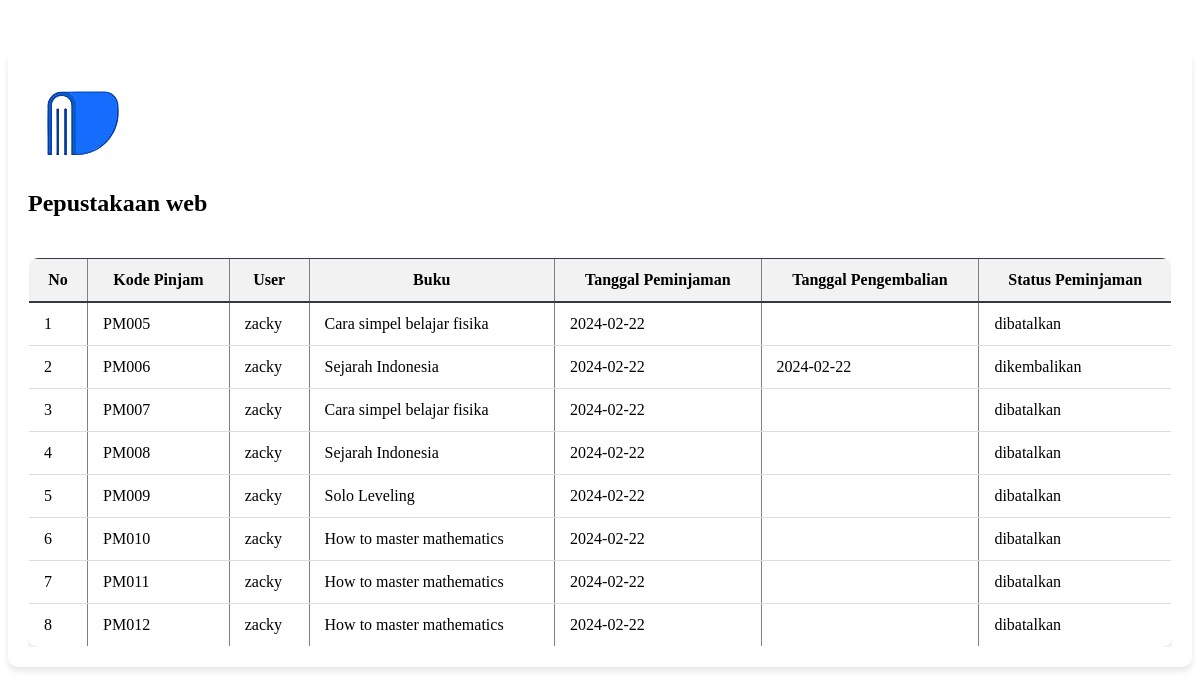
Page /generate_laporan.php on the committed database.
### tables this page shows
CREATE TABLE `t_peminjaman` (
  `peminjamanID` int(11) NOT NULL,
  `userID` int(11) DEFAULT NULL,
  `bukuID` int(11) DEFAULT NULL,
  `tgl_peminjaman` date DEFAULT NULL,
  `tgl_pengembalian` date DEFAULT NULL,
  `tenggat_pengembalian` date NOT NULL,
  `statusPeminjaman` enum('dipinjam','dikembalikan','dibatalkan','') DEFAULT NULL,
  `kodePinjam` varchar(255) NOT NULL,
  `jumlahPinjam` int(11) NOT NULL
);

CREATE TABLE `t_user` (
  `userID` int(11) NOT NULL,
  `username` varchar(255) DEFAULT NULL,
  `password` varchar(255) DEFAULT NULL,
  `email` varchar(255) DEFAULT NULL,
  `telp` varchar(14) DEFAULT NULL,
  `namaLengkap` varchar(150) DEFAULT NULL,
  `alamat` text DEFAULT NULL,
  `level` enum('admin','petugas','anggota','') DEFAULT NULL
);

CREATE TABLE `t_buku` (
  `bukuID` int(11) NOT NULL,
  `kategoriID` int(11) NOT NULL,
  `stok` int(100) NOT NULL,
  `deskripsi` varchar(500) NOT NULL,
  `judul` varchar(255) DEFAULT NULL,
  `penulis` varchar(255) DEFAULT NULL,
  `penerbit` varchar(255) DEFAULT NULL,
  `tahunTerbit` int(11) DEFAULT NULL,
  `foto` varchar(255) NOT NULL
);

### generate_laporan.php (the view, shortened to what this page needs)
<head>
    <link rel="stylesheet" href="generate.css">
</head>
<div class="card">
    <div class="card-body">
    <img src="logo.png" alt="logo">
        <h2>Pepustakaan web</h2>
        <div class="row">
            <div class="col-md-12">
                <table border="1" align="center">
                    <tr>
                        <th>No</th>
                        <th>Kode Pinjam</th>
                        <th>User</th>
                        <th>Buku</th>
                        <th>Tanggal Peminjaman</th>
                        <th>Tanggal Pengembalian</th>
                        <th>Status Peminjaman</th>
                    </tr>
                    <?php
                    require_once("koneksi.php");
                    $no = 1;
                    $query = mysqli_query($koneksi, "SELECT t_peminjaman.*, t_user.username, t_buku.judul FROM t_peminjaman
                    LEFT JOIN t_user ON t_peminjaman.userID = t_user.userID
                    LEFT JOIN t_buku ON t_peminjaman.bukuID = t_buku.bukuID");
                    while($data = mysqli_fetch_array($query)){
                    ?>
                    <tr>
                        <td><?php echo $no++;?></td>
                        <td><?php echo $data['kodePinjam'];?></td>
                        <td><?php echo $data['username'];?></td>
                        <td><?php echo $data['judul'];?></td>
                        <td><?php echo $data['tgl_peminjaman'];?></td>
                        <td><?php echo $data['tgl_pengembalian'];?></td>
                        <td><?php echo $data['statusPeminjaman'];?></td>
                    </tr>
                    <?php
                    }
                    ?>
                </table>
            </div>
        </div>
    </div>
</div>

### generate.css (style rules this page uses)
.card { width: 100%; margin: 0 auto; background-color: #fff; border-radius: 10px; box-shadow: 0 4px 6px rgba(0, 0, 0, 0.1); }
.card-body { padding: 20px; }
table { width: 100%; border-collapse: collapse; border-radius: 10px; overflow: hidden; box-shadow: 0 4px 6px rgba(0, 0, 0, 0.1); }
th, td { padding: 12px 15px; border-bottom: 1px solid #ddd; }
th { background-color: #f2f2f2; border-top: 2px solid #343a40; border-bottom: 2px solid #343a40; }
td { background-color: #fff; }
.card-body .row { display: flex; justify-content: center; align-items: center; }
.col-md-12 { width: 100%; overflow-x: auto; }
.card { margin-top: 50px; }
table { margin-top: 20px; }

### rows in the picture
t_peminjaman: kodePinjam "PM005", userID.username "zacky", bukuID.judul "Cara simpel belajar fisika", tgl_peminjaman "2024-02-22", statusPeminjaman "dibatalkan"
t_peminjaman: kodePinjam "PM006", userID.username "zacky", bukuID.judul "Sejarah Indonesia", tgl_peminjaman "2024-02-22", tgl_pengembalian "2024-02-22", statusPeminjaman "dikembalikan"
t_peminjaman: kodePinjam "PM007", userID.username "zacky", bukuID.judul "Cara simpel belajar fisika", tgl_peminjaman "2024-02-22", statusPeminjaman "dibatalkan"
t_peminjaman: kodePinjam "PM008", userID.username "zacky", bukuID.judul "Sejarah Indonesia", tgl_peminjaman "2024-02-22", statusPeminjaman "dibatalkan"
t_peminjaman: kodePinjam "PM009", userID.username "zacky", bukuID.judul "Solo Leveling", tgl_peminjaman "2024-02-22", statusPeminjaman "dibatalkan"
t_peminjaman: kodePinjam "PM010", userID.username "zacky", bukuID.judul "How to master mathematics", tgl_peminjaman "2024-02-22", statusPeminjaman "dibatalkan"
t_peminjaman: kodePinjam "PM011", userID.username "zacky", bukuID.judul "How to master mathematics", tgl_peminjaman "2024-02-22", statusPeminjaman "dibatalkan"
t_peminjaman: kodePinjam "PM012", userID.username "zacky", bukuID.judul "How to master mathematics", tgl_peminjaman "2024-02-22", statusPeminjaman "dibatalkan"
